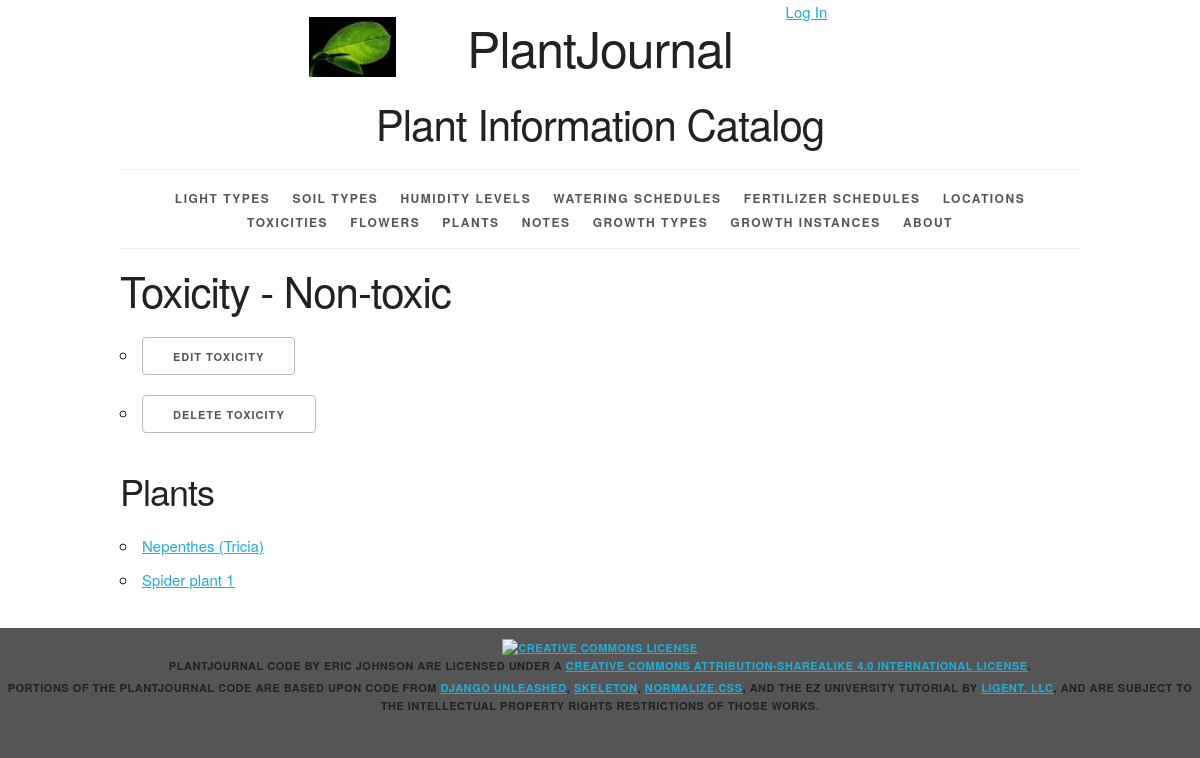
The page /toxicity/3/ on the database its author committed.
### plantjournal/models.py (models this page shows, shortened)
class Toxicity(models.Model):
    toxicity_id = models.AutoField(primary_key=True)
    toxicity_type = models.CharField(max_length=45, unique=True)
    def __str__(self):
        return '%s' % self.toxicity_type
    def get_update_url(self):
        return reverse('plantjournal_toxicity_update_urlpattern',
                       kwargs={'pk': self.pk})
    def get_delete_url(self):
        return reverse('plantjournal_toxicity_delete_urlpattern',
                       kwargs={'pk': self.pk})
    class Meta:
        ordering = ['toxicity_type']
        verbose_name_plural = 'toxicities'

class Plant(models.Model):
    plant_id = models.AutoField(primary_key=True)
    plant_name = models.CharField(max_length=45)
    plant_number = models.CharField(max_length=45, blank=True, default='')
    plant_nickname = models.CharField(max_length=45, blank=True, default='')
    plant_latin_name = models.CharField(max_length=100, blank=True, default='')
    plant_description = models.TextField(blank=True, default='')
    light = models.ForeignKey(Light, related_name='plants', on_delete=models.PROTECT, blank=True, null=True, default='')
    soil = models.ForeignKey(Soil, related_name='plants', on_delete=models.PROTECT, blank=True, null=True, default='')
    humidity = models.ForeignKey(Humidity, related_name='plants', on_delete=models.PROTECT, blank=True, null=True,
                                 default='')
    water = models.ForeignKey(Water, related_name='plants', on_delete=models.PROTECT, blank=True, null=True, default='')
    fertilizer = models.ForeignKey(Fertilizer, related_name='plants', on_delete=models.PROTECT, blank=True, null=True,
                                   default='')
    toxicity = models.ForeignKey(Toxicity, related_name='plants', on_delete=models.PROTECT, blank=True, null=True,
                                 default='')
    location = models.ForeignKey(Location, related_name='plants', on_delete=models.PROTECT, blank=True, null=True,
                                 default='')
    flower = models.ForeignKey(Flower, related_name='plants', on_delete=models.PROTECT, blank=True, null=True,
                               default='')
    def __str__(self):
        if self.plant_number == '':
            if self.plant_nickname == '':
                return '%s' % self.plant_name
            else:
                return '%s (%s)' % (self.plant_name, self.plant_nickname)
        else:
            if self.plant_nickname == '':
                return '%s %s' % (self.plant_name, self.plant_number)
            else:
                return '%s %s (%s)' % (self.plant_name, self.plant_number, self.plant_nickname)
    def get_absolute_url(self):
        return reverse('plantjournal_plant_detail_urlpattern',
                       kwargs={'pk': self.pk})
    class Meta:
        ordering = ['plant_name', 'plant_number', 'plant_nickname']
        unique_together = (('plant_name', 'plant_number', 'plant_nickname'),)

### plantjournal/views.py (the view)
class ToxicityDetail(View):
    def get(self, request, pk):
        toxicity = get_object_or_404(
            Toxicity,
            pk=pk
        )
        plant_list = toxicity.plants.all()
        return render(
            request,
            'plantjournal/toxicity_detail.html',
            {'toxicity': toxicity, 'plant_list': plant_list}
        )

### plantjournal/templates/plantjournal/toxicity_detail.html (shortened to what this page needs)
{% extends 'plantjournal/base.html' %}
{% block content %}
    <h2>Toxicity - {{ toxicity }}</h2>
    <ul>
        <li>
            <a href="{{ toxicity.get_update_url }}" class="button">
                Edit Toxicity
            </a>
        </li>
        <li>
            <a href="{{ toxicity.get_delete_url }}" class="button">
                Delete Toxicity
            </a>
        </li>
    </ul>
    <section>
        <h3>Plants</h3>
        <ul>
            {% for plant in plant_list %}
                <li>
                    <a href="{{ plant.get_absolute_url }}">{{ plant }}</a>
                </li>
            {% empty %}
                <li><em>There are currently no plants with this toxicity.</em></li>
            {% endfor %}
        </ul>
    </section>
{% endblock %}

### plantjournal/static/plantjournal/skeleton.css (style rules this page uses)
html { font-size: 62.5%; }
body { font-size: 1.5em; line-height: 1.6; font-weight: 400; font-family: "Raleway", "HelveticaNeue", "Helvetica Neue", Helvetica, Arial, sans-serif; color: #222; }
h1, h2, h3, h4, h5, h6 { margin-top: 0; margin-bottom: 2rem; font-weight: 300; }
h2 { font-size: 3.6rem; line-height: 1.25; letter-spacing: -.1rem; }
h3 { font-size: 3.0rem; line-height: 1.3; letter-spacing: -.1rem; }
@media (min-width: 550px) { h2 { font-size: 4.2rem; } }
@media (min-width: 550px) { h3 { font-size: 3.6rem; } }
a { color: #1EAEDB; }
.button, button, input[type="submit"], input[type="reset"], input[type="button"] { display: inline-block; height: 38px; padding: 0 30px; color: #555; text-align: center; font-size: 11px; font-weight: 600; line-height: 38px; letter-spacing: .1rem; text-transform: uppercase; text-decoration: none; white-space: nowrap; background-color: transparent; border-radius: 4px; border: 1px solid #bbb; cursor: pointer; box-sizing: border-box; }
ul { list-style: circle inside; }
ol, ul { padding-left: 0; margin-top: 0; }
li { margin-bottom: 1rem; }
button, .button { margin-bottom: 1rem; }
pre, blockquote, dl, figure, table, p, ul, ol, form { margin-bottom: 2.5rem; }

### plantjournal/static/plantjournal/style.css (style rules this page uses)
html { height: 100%; background-color: #555; }
body { background-color: white; }

### rows shown on the page
Toxicity: toxicity_type "Non-toxic"
Plant: plant_number+plant_nickname+plant_name "Nepenthes (Tricia)"
Plant: plant_number+plant_nickname+plant_name "Spider plant 1"
